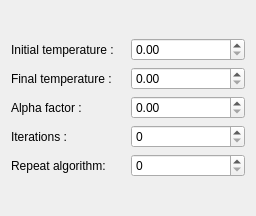
<?xml version="1.0" encoding="UTF-8"?>
<ui version="4.0">
 <class>SA_options</class>
 <widget class="QWidget" name="SA_options">
  <property name="geometry">
   <rect>
    <x>0</x>
    <y>0</y>
    <width>256</width>
    <height>216</height>
   </rect>
  </property>
  <property name="windowTitle">
   <string>Form</string>
  </property>
  <layout class="QGridLayout" name="gridLayout_2">
   <item row="0" column="0">
    <layout class="QGridLayout" name="gridLayout">
     <item row="0" column="0">
      <widget class="QLabel" name="label_2">
       <property name="text">
        <string>Initial temperature :</string>
       </property>
      </widget>
     </item>
     <item row="0" column="1">
      <widget class="QDoubleSpinBox" name="initTempBox"/>
     </item>
     <item row="1" column="0">
      <widget class="QLabel" name="label_5">
       <property name="text">
        <string>Final temperature :</string>
       </property>
      </widget>
     </item>
     <item row="1" column="1">
      <widget class="QDoubleSpinBox" name="finalTempBox"/>
     </item>
     <item row="2" column="0">
      <widget class="QLabel" name="label_4">
       <property name="text">
        <string>Alpha factor :</string>
       </property>
      </widget>
     </item>
     <item row="2" column="1">
      <widget class="QDoubleSpinBox" name="alphaBox"/>
     </item>
     <item row="3" column="0">
      <widget class="QLabel" name="label_3">
       <property name="text">
        <string>Iterations :</string>
       </property>
      </widget>
     </item>
     <item row="3" column="1">
      <widget class="QSpinBox" name="itBox"/>
     </item>
     <item row="4" column="0">
      <widget class="QLabel" name="label">
       <property name="text">
        <string>Repeat algorithm: </string>
       </property>
      </widget>
     </item>
     <item row="4" column="1">
      <widget class="QSpinBox" name="rpBox"/>
     </item>
    </layout>
   </item>
  </layout>
 </widget>
 <resources/>
 <connections/>
</ui>
